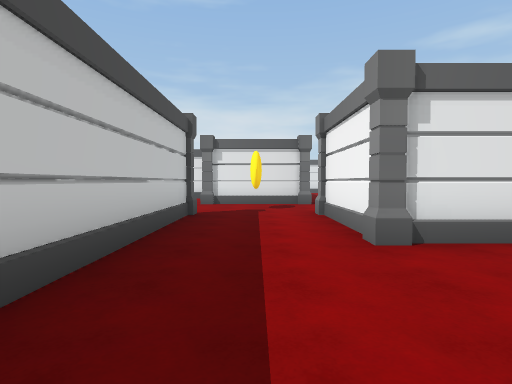
view 1 (above)

20 first-person views from a walk through a Unity game level. The camera is 1.4 m above the floor, tilts 2° down and sees 80° across. The floor is counted in squares, 2 m on a side. Each view is taken from the middle of a square. On the plan, view 1 faces up. The plan holds only what a view shows up to about 10 squares ahead; the rest is blank. The place goes on beyond the plan. The player is left out.

view 2
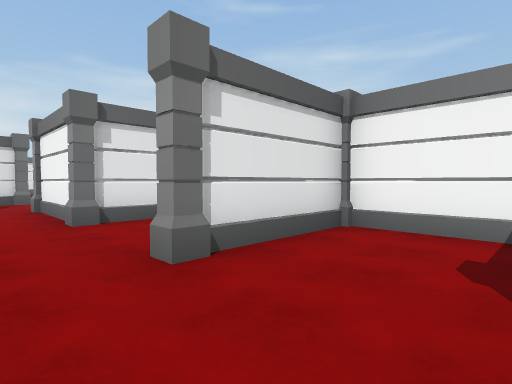

view 3
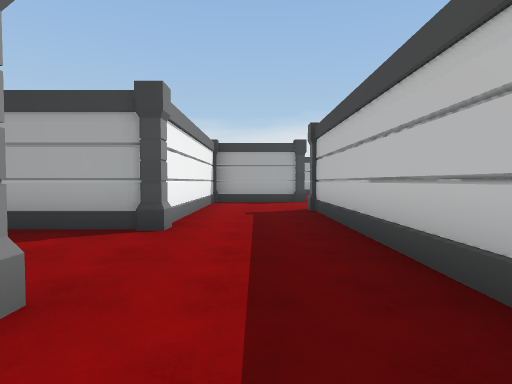

view 4
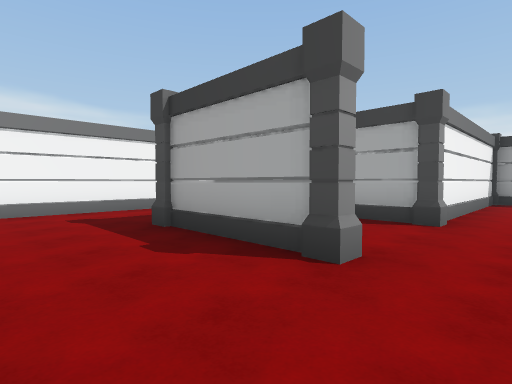

view 5
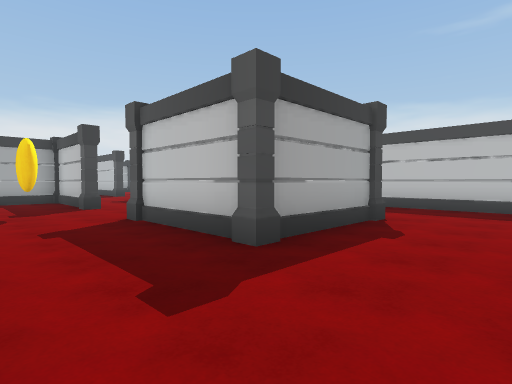

view 6
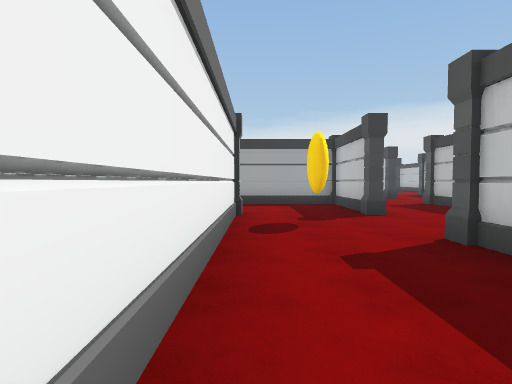

view 7
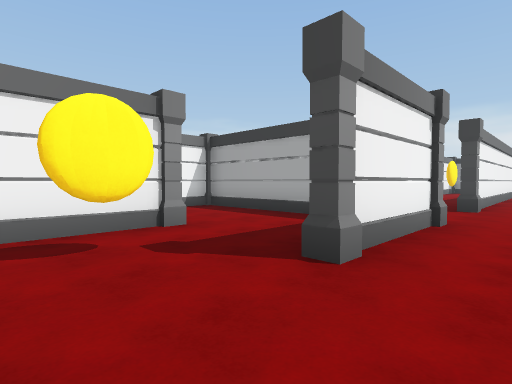

view 8
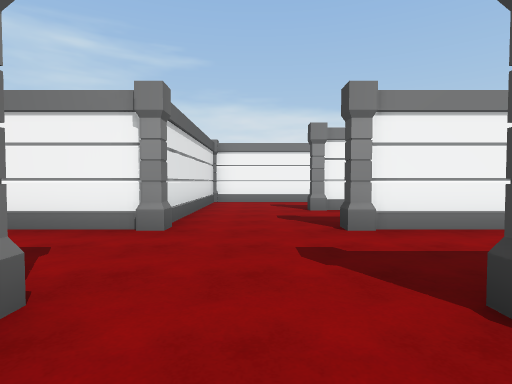

view 9
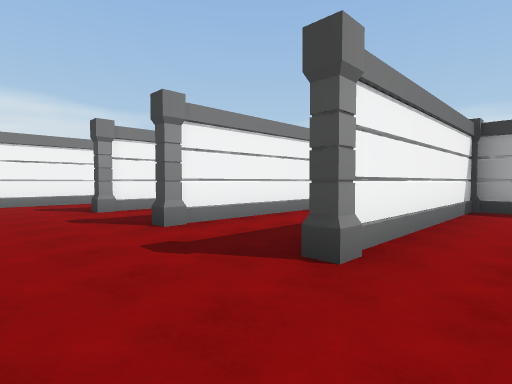

view 10
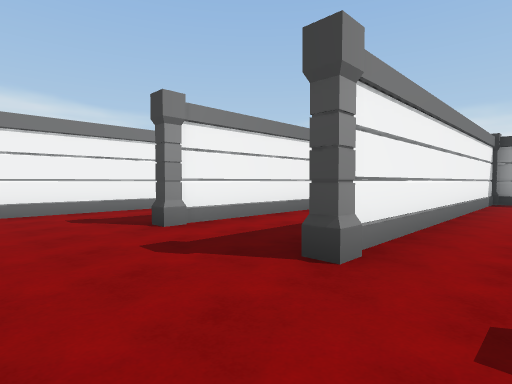

view 11
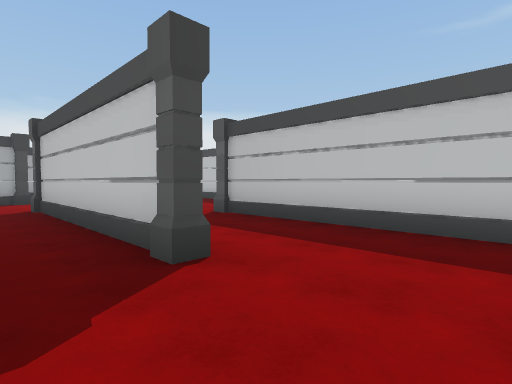

view 12
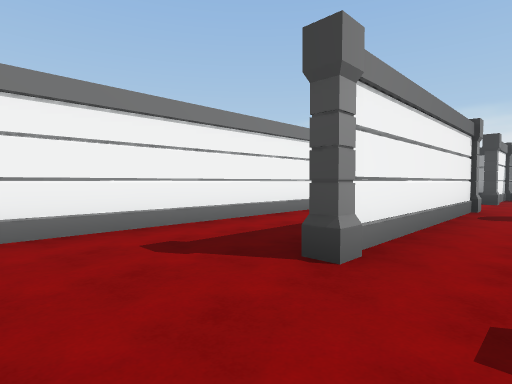

view 13
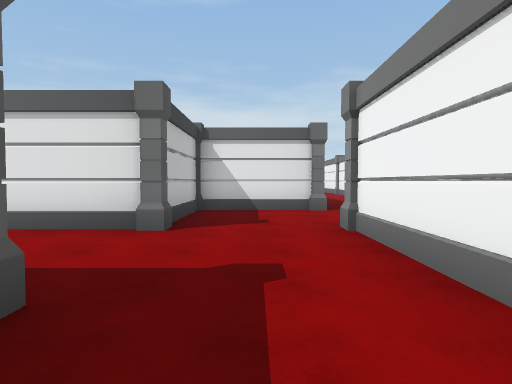

view 14
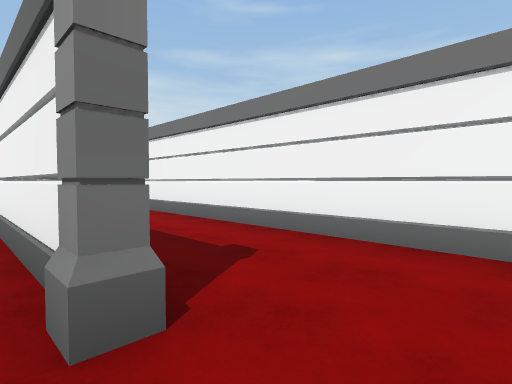

view 15
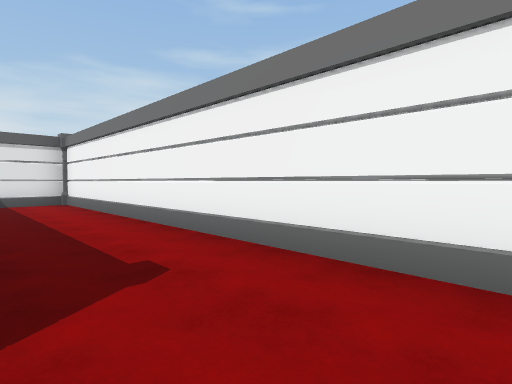

view 16
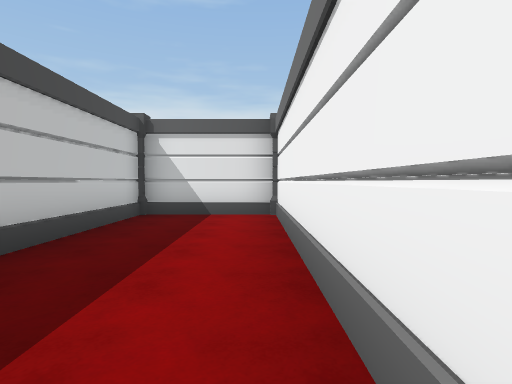

view 17
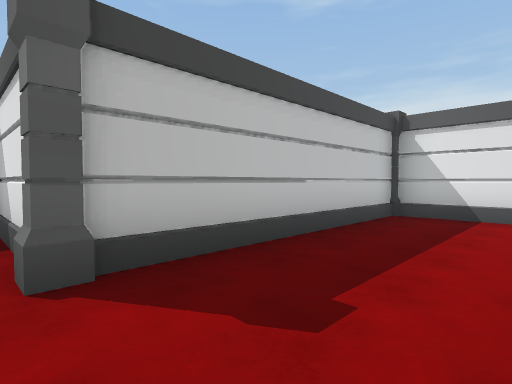

view 18
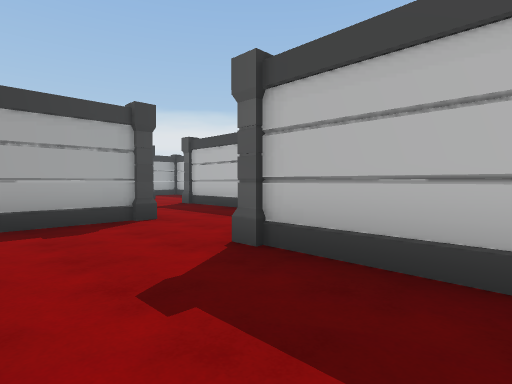

view 19
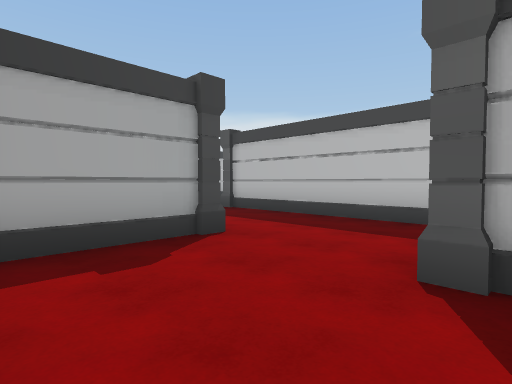

view 20
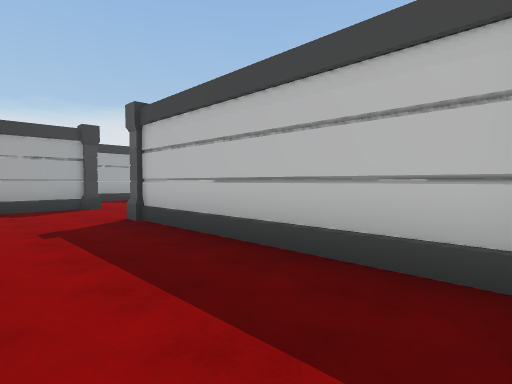

### Floor plan
Points are (right, up) in squares from view 1. A wall is a line through its corners. A room is listed if a view was taken in it or the views show most of it. See-through windows are left out.
Room 1 (views 1, 2, 18, 19)
walls: (1.6, -2.5) (3.8, -2.5); (4.4, -1.6) (4.4, 0.4) (1.6, 0.4); (-1.5, 0.5) (-1.5, -5.4); (-1.4, -8.4) (1.4, -8.4) (1.4, -3)
ways out: opening at (0.5, 1) to room 2; opening at (-1, -6.5) to room 4
objects: pillar (-1, -6); pillar (1, -2); pillar (1, 0) to (1, 1)
Room 2 (views 3, 4, 5, 6, 7, 8, 9, 10, 11, 12, 13, 14, 17)
walls: (4.5, -5.9) (4.5, -8.4) (7.5, -8.4); (4.4, -8.4) (4.4, -5.7); (1.6, -7.4) (1.6, -8.4); (7.4, -5.4) (7.4, 3.4); (0.5, -8.5) (-1.5, -8.5) (-1.5, -14.4); (1.6, -11.7) (1.6, -15.5); (10, -8.5) (5, -8.5); (4.5, 0.3) (4.5, -2.4); (1.6, 0.6) (4.4, 0.6); (4.4, -15.5) (4.4, -11.6); (1.4, -15.5) (1.4, -11.7); (7.4, -15.5) (7.4, -11.6); (-2.4, -14.5) (-4.2, -14.5); (4.4, 3.4) (1.6, 3.4); (10.5, -15.4) (10.5, -9.4); (-1.5, 3.5) (-1.5, 0.5)
ways out: opening at (0.5, 1) to room 1; opening at (8, -6.5) to room 3; opening at (6.5, 4) to room 5; opening at (0.5, 3)
objects: pillar (-1, -15); pillar (1, -11) to (2, -11); pillar (1, 3); pillar (2, -9); pillar (4, -11) to (5, -11); pillar (4, -9); pillar (4, -5) to (5, -5); pillar (5, -3); pillar (5, 1); pillar (5, 3); pillar (7, -11) to (8, -11); pillar (7, -6) to (8, -6); pillar (11, -9) to (11, -8)
Room 3 (views 15, 16)
walls: (10.5, -6.9) (10.5, 3.4) (7.6, 3.4) (7.6, -0.2); (7.5, -8.4) (10.4, -8.4)
ways out: opening at (8, -6.5) to room 2
objects: pillar (11, 3) to (11, 4)
Room 4 (view 20)
walls: (-4.4, -6.1) (-4.4, -11.4); (-4.4, -14.4) (-2.6, -14.4)
ways out: opening at (-1, -6.5) to room 1; opening at (-4, -12.5)
objects: pillar (-4, -12); pillar (-2, -8)
Room 5 (no view inside)
walls: (7.4, 6.4) (4.5, 6.4) (4.5, 4)
ways out: opening at (6.5, 4) to room 2; opening at (8, 5.5)
objects: pillar (7, 4)

Positions as (right, up) in squares from view 1, and headings:
1: (0, 0), facing up
2: (0, -2), facing up-right
3: (0, 2), facing down
4: (0, 3), facing down-right
5: (7, 3), facing down-left
6: (7, 1), facing down
7: (3, -3), facing down-right
8: (0, -10), facing right
9: (0, -9), facing down-right
10: (3, -9), facing down-right
11: (3, -9), facing down-left
12: (6, -9), facing down-right
13: (6, -1), facing up
14: (7, -7), facing up-right
15: (8, -7), facing up-right
16: (10, -3), facing up
17: (1, -15), facing up-left
18: (1, -3), facing down-left
19: (1, -5), facing down-left
20: (-2, -6), facing down-left
